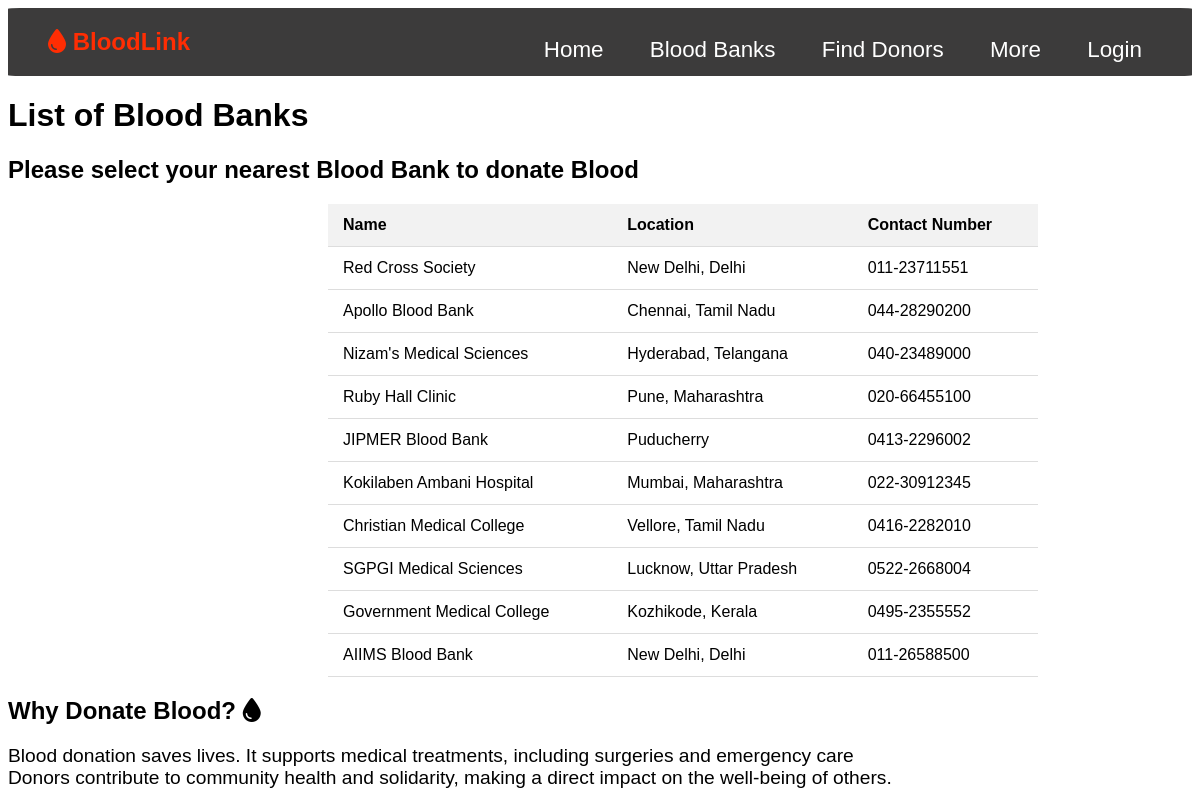
/donateBlood, run on the app's committed database.
### app.py (models this page shows, shortened)
class BloodBank(db.Model):
    __tablename__ = 'blood_banks'
    BloodBankID = db.Column(db.Integer, primary_key=True)
    Name = db.Column(db.String(100), nullable=False)
    Location = db.Column(db.String(100), nullable=False)
    ContactNumber = db.Column(db.String(20), nullable=False)
    InventoryID = db.Column(db.Integer, db.ForeignKey('blood_inventory.InventoryID'))

### app.py (the view)
@app.route('/donateBlood')
def donate():
    username = is_logged_in()
    banks = BloodBank.query.all()
    return render_template('donate.html',username=username,bloodbank=banks)

### app.py (called while the page is built)
def is_logged_in():
    username = None
    if 'logged_in' in session and session['logged_in'] == True:
        username = session['username']
    elif 'admin_logged_in' in session and session['admin_logged_in']==True:
        username = session['admin_username']
    return username

### templates/donate.html (shortened to what this page needs)
{% extends "base.html" %}
{% block css %}
<link rel="stylesheet" href="../static/styles/donor.css">
{% endblock %}
{% block content %}
    <h1 class="bloodBank-title">List of Blood Banks</h1>
    <h2 class="bloodBank-title">Please select your nearest Blood Bank to donate Blood</h2>
    <table id="bloodBankTable">
        <thead>
            <tr>
                <th>Name</th>
                <th>Location</th>
                <th>Contact Number</th>
            </tr>
        </thead>
        <tbody>
            {% for bank in bloodbank %}
            <tr onclick="window.location.href='/book_appointment/{{ bank.BloodBankID }}'">
                <td>{{ bank.Name }}</td>
                <td>{{ bank.Location }}</td>
                <td>{{ bank.ContactNumber }}</td>
            </tr>
            {% endfor %}
        </tbody>
    </table>
    <div>
        <h2>Why Donate Blood? <i class="fa-solid fa-droplet"></i></h2>
        <p>Blood donation saves lives. It supports medical treatments, including surgeries and emergency care
          <br>
          Donors contribute to community health and solidarity,
          making a direct impact on the well-being of others.</p>
    </div>
{% endblock %}

### static/styles/base.css (style rules this page uses)
* { font-family: Arial, sans-serif; }

### static/styles/home.css (style rules this page uses)
p { font-size: larger; }

### static/styles/donor.css (style rules this page uses)
body { font-family: Arial, sans-serif; }
#bloodBankTable { width: 60%; border-collapse: collapse; border-spacing: 0; margin-left: 20rem; }
th, td { padding: 12px 15px; text-align: left; border-bottom: 1px solid #ddd; }
th { background-color: #f2f2f2; }

### data on the page
BloodBank: Name "Red Cross Society", Location "New Delhi, Delhi", ContactNumber "011-23711551"
BloodBank: Name "Apollo Blood Bank", Location "Chennai, Tamil Nadu", ContactNumber "044-28290200"
BloodBank: Name "Nizam's Medical Sciences", Location "Hyderabad, Telangana", ContactNumber "040-23489000"
BloodBank: Name "Ruby Hall Clinic", Location "Pune, Maharashtra", ContactNumber "020-66455100"
BloodBank: Name "JIPMER Blood Bank", Location "Puducherry", ContactNumber "0413-2296002"
BloodBank: Name "Kokilaben Ambani Hospital", Location "Mumbai, Maharashtra", ContactNumber "022-30912345"
BloodBank: Name "Christian Medical College", Location "Vellore, Tamil Nadu", ContactNumber "0416-2282010"
BloodBank: Name "SGPGI Medical Sciences", Location "Lucknow, Uttar Pradesh", ContactNumber "0522-2668004"
BloodBank: Name "Government Medical College", Location "Kozhikode, Kerala", ContactNumber "0495-2355552"
BloodBank: Name "AIIMS Blood Bank", Location "New Delhi, Delhi", ContactNumber "011-26588500"
